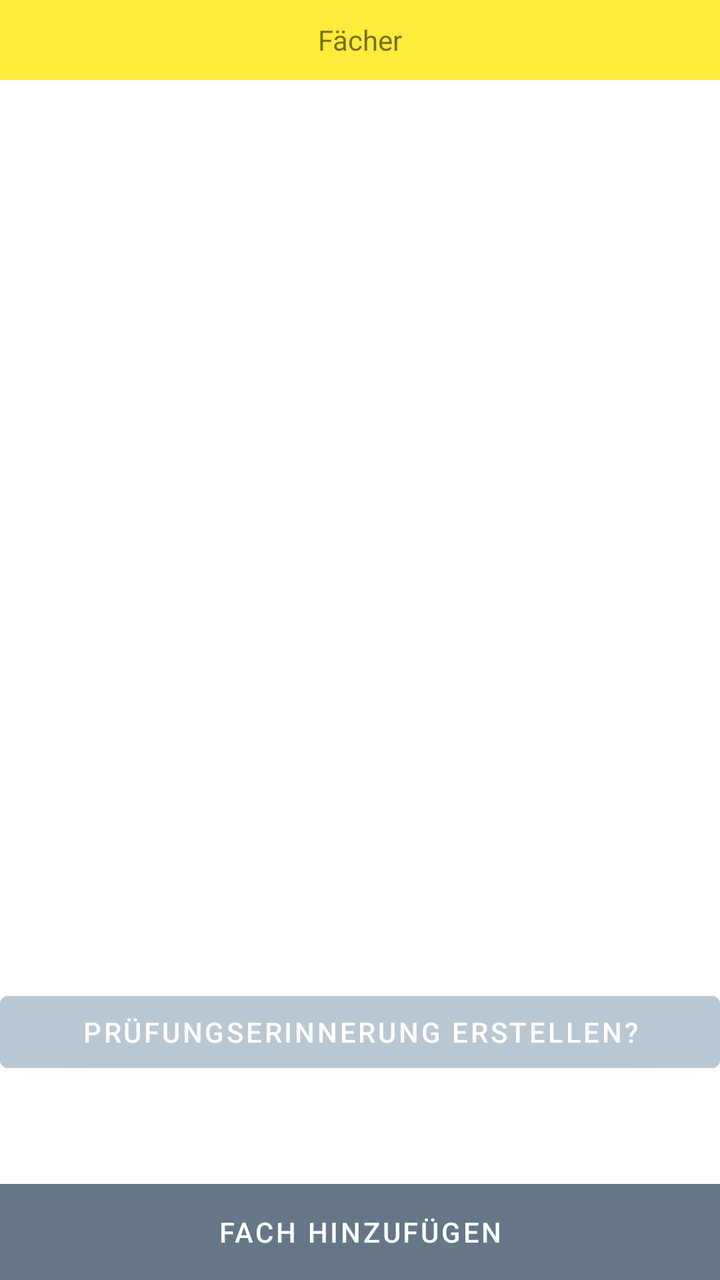
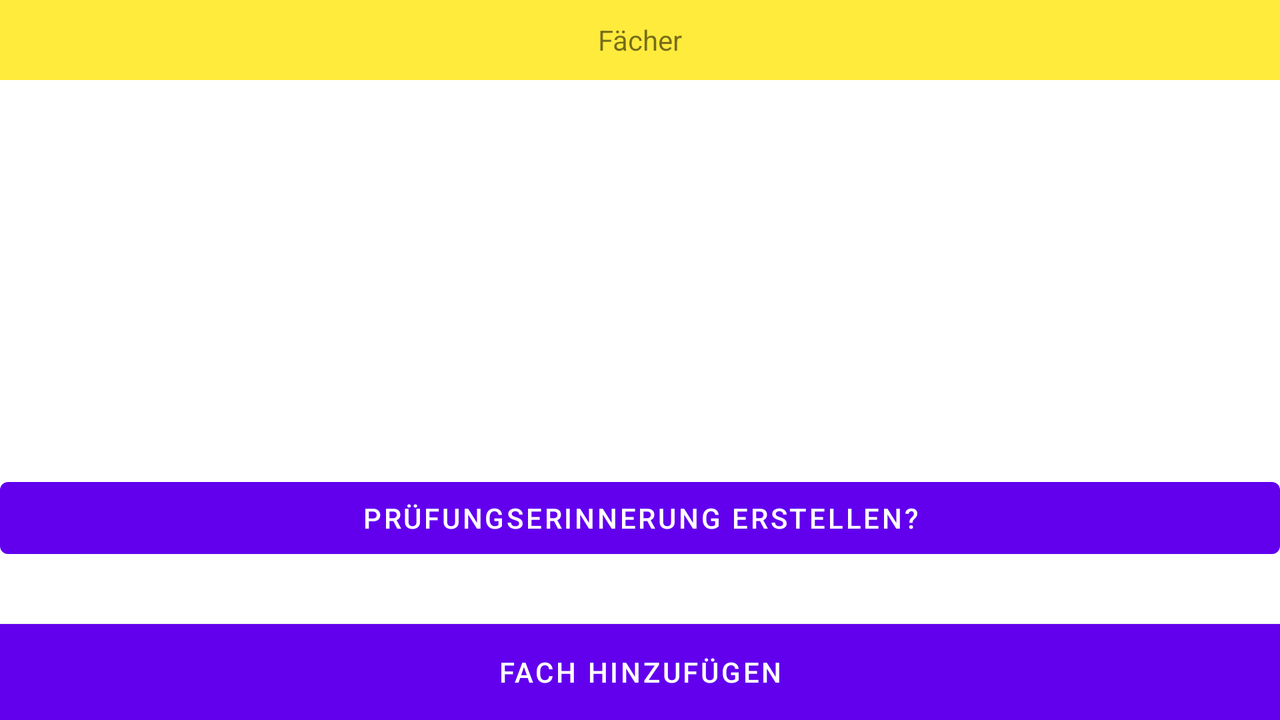

Two renders of one Android screen. The first uses the default layout on a phone; the second uses the alternative layout the repository ships for a different screen configuration, on a matching device. The two XML files are below.
<!-- AndroidManifest.xml: application theme Theme.Schulio -->
<!-- res/layout/activity_main.xml -->
<?xml version="1.0" encoding="utf-8"?>
<androidx.constraintlayout.widget.ConstraintLayout xmlns:android="http://schemas.android.com/apk/res/android"
    xmlns:app="http://schemas.android.com/apk/res-auto"
    xmlns:tools="http://schemas.android.com/tools"
    android:layout_width="match_parent"
    android:layout_height="match_parent">

    <TextView
        android:id="@+id/textView"
        android:layout_width="match_parent"
        android:layout_height="40dp"
        android:background="#FFEB3B"
        android:gravity="center_horizontal|center_vertical"
        android:text="Fächer" />


    <LinearLayout
        android:id="@+id/ll_example"
        android:layout_width="match_parent"
        android:layout_height="525dp"
        android:layout_marginTop="50dp"
        android:background="#FFFFFF"
        android:orientation="vertical"
        app:layout_constraintTop_toTopOf="parent">


    </LinearLayout>

    <Button
        android:id="@+id/createNotification"
        android:layout_width="match_parent"
        android:layout_height="wrap_content"
        android:layout_marginBottom="52dp"
        android:backgroundTint="#BAC8D3"
        android:text="Prüfungserinnerung erstellen?"
        app:backgroundTint="#BAC8D3"
        app:layout_constraintBottom_toTopOf="@+id/average"
        tools:layout_editor_absoluteX="-16dp" />

    <Button
        android:id="@+id/average"
        android:layout_width="match_parent"
        android:layout_height="wrap_content"
        android:layout_alignParentBottom="false"
        android:background="@color/purple_700"
        android:backgroundTint="#647687"
        android:text="Fach Hinzufügen"
        app:backgroundTint="#647687"
        app:layout_constraintBottom_toBottomOf="parent"
        tools:layout_editor_absoluteX="16dp" />
</androidx.constraintlayout.widget.ConstraintLayout>
<!-- resources referenced by this layout -->
<resources>
  <style name="Theme.Schulio" parent="Theme.MaterialComponents.DayNight.DarkActionBar">
          
          <item name="colorPrimary">@color/purple_500</item>
          <item name="colorPrimaryVariant">@color/purple_700</item>
          <item name="colorOnPrimary">@color/white</item>
          
          <item name="colorSecondary">@color/teal_200</item>
          <item name="colorSecondaryVariant">@color/teal_700</item>
          <item name="colorOnSecondary">@color/black</item>
          
          <item name="android:statusBarColor" tools:targetApi="l">?attr/colorPrimaryVariant</item>
          
      </style>
</resources>
<!-- res/layout-land/activity_main.xml (the repository's variant of the layout above) -->
<!-- drawn on the phone turned sideways -->
<?xml version="1.0" encoding="utf-8"?>
<androidx.constraintlayout.widget.ConstraintLayout xmlns:android="http://schemas.android.com/apk/res/android"
    xmlns:app="http://schemas.android.com/apk/res-auto"
    xmlns:tools="http://schemas.android.com/tools"
    android:layout_width="match_parent"
    android:layout_height="match_parent"
    android:background="#FFFFFF">

    <TextView
        android:id="@+id/textView"
        android:layout_width="match_parent"
        android:layout_height="40dp"
        android:background="#FFEB3B"
        android:gravity="center_horizontal|center_vertical"
        android:text="Fächer" />

    <LinearLayout
        android:id="@+id/ll_example"
        android:layout_width="match_parent"
        android:layout_height="230dp"
        android:layout_marginTop="50dp"
        android:background="#FFFFFF"
        android:orientation="vertical"
        app:layout_constraintTop_toTopOf="parent" />

    <Button
        android:id="@+id/addSubject"
        android:layout_width="match_parent"
        android:layout_height="wrap_content"
        android:layout_marginBottom="29dp"
        android:text="Prüfungserinnerung erstellen?"
        app:layout_constraintBottom_toTopOf="@+id/addSubject"
        tools:layout_editor_absoluteX="0dp" />

    <Button
        android:id="@+id/addSubject"
        android:layout_width="match_parent"
        android:layout_height="wrap_content"
        android:background="#FFFFFF"
        android:text="Fach Hinzufügen"
        app:layout_constraintBottom_toBottomOf="parent"
        tools:layout_editor_absoluteX="0dp" />
</androidx.constraintlayout.widget.ConstraintLayout>
